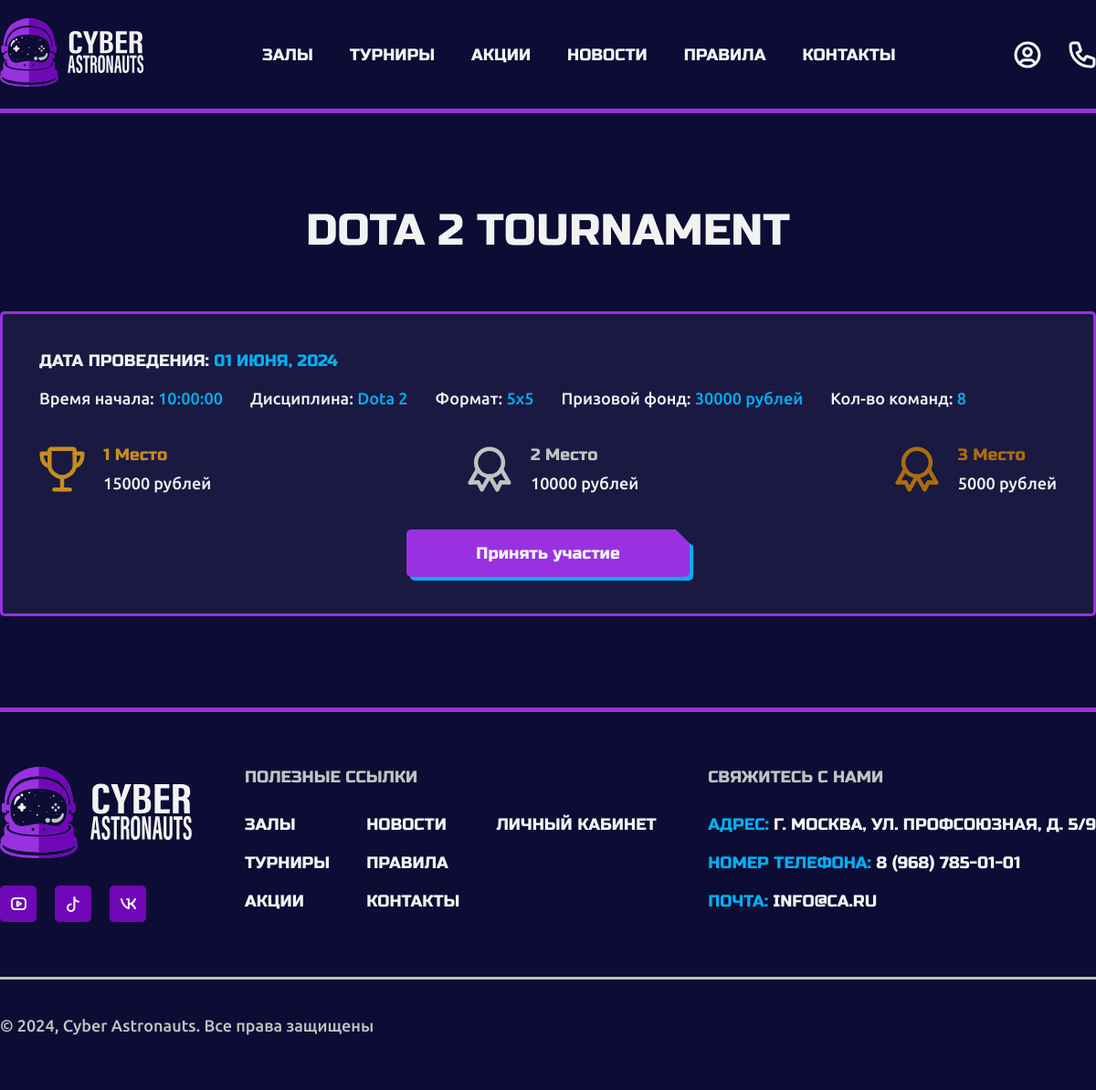
The app's page /tournament.php?id_tournament=1 with its own data.
### tables this page shows
CREATE TABLE `tournaments` (
  `id_tournament` int NOT NULL,
  `name` varchar(64) NOT NULL,
  `id_game` int NOT NULL,
  `format` varchar(16) NOT NULL,
  `date` date NOT NULL,
  `start_time` time NOT NULL,
  `prize_pool` int NOT NULL,
  `teams_amount` int NOT NULL
);

CREATE TABLE `games` (
  `id_game` int NOT NULL,
  `name` varchar(64) NOT NULL,
  `id_genre` int NOT NULL,
  `img` varchar(255) NOT NULL
);

### tournament.php (the view, shortened to what this page needs)
<!DOCTYPE html>
<html lang="ru">
<head>
    <link rel="stylesheet" type="text/css" href="assets/css/main.css">
</head>
<body>
    <?php
        include "php-connect/connect.php";
        include "php-handler/header.php";
    ?>
    <main>
        <section class="tournament">
            <div class="container tournament_block">
            <?php
                    $id_tournament = $_GET['id_tournament'];
                    $select_tournament = "SELECT tournaments.id_tournament, tournaments.name, tournaments.format, tournaments.date, tournaments.start_time, tournaments.prize_pool, tournaments.teams_amount, games.name as game_name FROM tournaments INNER JOIN games ON tournaments.id_game = games.id_game WHERE id_tournament = '$id_tournament';";
                    $tournament_result = mysqli_query($connect, $select_tournament) or die(mysqli_error($connect));
                    $tournament_rows = mysqli_fetch_array($tournament_result);
                    $arr = [
                        'января',
                        'февраля',
                        'марта',
                        'апреля',
                        'мая',
                        'июня',
                        'июля',
                        'августа',
                        'сентября',
                        'октября',
                        'ноября',
                        'декабря'
                      ];
                    $date = date("m", strtotime($tournament_rows['date']))-1;
                    $first = $tournament_rows['prize_pool']/2;
                    $second = $tournament_rows['prize_pool']/3;
                    $third = $tournament_rows['prize_pool']/6;
                    echo "<h2 class='tournament_block_title'>".$tournament_rows['name']."</h2>
                    <div class='tournament_block_content'>
                        <span class='tournament_block_content_date'>Дата проведения: <span class='tournament_block_content_date_blue'>".date("d ", strtotime($tournament_rows['date'])).$arr[$date].", ".date("Y ", strtotime($tournament_rows['date']))."</span></span>
                        <ul class='tournament_block_content_list'>
                            <li class='tournament_block_content_list_item'>Время начала: <span class='tournament_block_content_list_item_blue'>".$tournament_rows['start_time']."</span></li>
                            <li class='tournament_block_content_list_item'>Дисциплина: <span class='tournament_block_content_list_item_blue'>".$tournament_rows['game_name']."</span></li>
                            <li class='tournament_block_content_list_item'>Формат:  <span class='tournament_block_content_list_item_blue'>".$tournament_rows['format']."</span></li>
                            <li class='tournament_block_content_list_item'>Призовой фонд:  <span class='tournament_block_content_list_item_blue'>".$tournament_rows['prize_pool']." рублей</span></li>
                            <li class='tournament_block_content_list_item'>Кол-во команд:  <span class='tournament_block_content_list_item_blue'>".$tournament_rows['teams_amount']."</span></li>
                        </ul>
                        <ul class='tournament_block_content_prizes'>
                            <li class='tournament_block_content_prizes_item'>
                                <img src='assets/images/gold.svg' alt='' class='tournament_block_content_prizes_item_img'>
                                <div class='tournament_block_content_prizes_item_box'>
                                    <span class='tournament_block_content_prizes_item_box_gold'>1 Место</span>
                                    <span class='tournament_block_content_prizes_item_box_prize'>".$first." рублей</span>
                                </div>
                            </li>
                            <li class='tournament_block_content_prizes_item'>
                                <img src='assets/images/silver.svg' alt='' class='tournament_block_content_prizes_item_img'>
                                <div class='tournament_block_content_prizes_item_box'>
                                    <span class='tournament_block_content_prizes_item_box_silver'>2 Место</span>
                                    <span class='tournament_block_content_prizes_item_box_prize'>".$second." рублей</span>
                                </div>
                            </li>
                            <li class='tournament_block_content_prizes_item'>
                                <img src='assets/images/bronze.svg' alt='' class='tournament_block_content_prizes_item_img'>
                                <div class='tournament_block_content_prizes_item_box'>
                                    <span class='tournament_block_content_prizes_item_box_bronze'>3 Место</span>
                                    <span class='tournament_block_content_prizes_item_box_prize'>".$third." рублей</span>
                                </div>
                            </li>
                        </ul>
                        <button class='tournament_block_content_btn' onclick='openTournamentForm()'>Принять участие</button>
                    </div>";
                ?>
            </div>
        </section>
    </main>
    <?php
        include "php-handler/footer.php";
    ?>
</body>
</html>

### assets/css/main.css (style rules this page uses)
* { padding: 0; margin: 0; font-family: "Ubuntu"; color: #f2f2f2; font-size: 18px; font-weight: 500; }
body { background: #0D0C34; }
main { background: #0D0C34; }
.container { max-width: 1340px; margin: 0 auto; text-align: center; }
h2 { font-size: 48px; font-weight: 400; font-family: "RussoOne"; text-transform: uppercase; }
button, .button { display: inline-block; position: relative; border: none; color: #f2f2f2; cursor: pointer; text-decoration: none; padding: 15px; text-align: center; border-radius: 5px; font-family: "RussoOne"; font-weight: 400; filter: drop-shadow(4px 4px 0px #01B0F1); transition: 0.5s; background: #9931E0; -webkit-clip-path: polygon(-20% -20%, calc(100% - 15px) 0, 100% 15px, 120% 120%, -20% 120%); clip-path: polygon(-20% -20%, calc(100% - 15px) 0, 100% 15px, 120% 120%, -20% 120%); }
::placeholder { color: #C2C2C2; }
.tournament { padding: 100px 0; border-top: 5px solid #9931E0; }
.tournament_block { display: flex; flex-direction: column; }
.tournament_block_title { margin-bottom: 60px; }
.tournament_block_content { display: flex; flex-direction: column; align-items: flex-start; background: #1A1941; border-radius: 5px; border: 3px solid #9931E0; padding: 40px; }
.tournament_block_content_date { text-align: left; margin-bottom: 20px; font-family: "RussoOne"; font-weight: 400; text-transform: uppercase; }
.tournament_block_content_date_blue { color: #01B0F1; font-family: "RussoOne"; font-weight: 400; text-transform: uppercase; }
.tournament_block_content_list { display: flex; align-items: flex-start; list-style: none; gap: 30px; margin-bottom: 40px; }
.tournament_block_content_list_item_blue { color: #01B0F1; }
.tournament_block_content_prizes { display: flex; list-style: none; justify-content: space-between; margin-bottom: 40px; width: 100%; }
.tournament_block_content_prizes_item { display: flex; gap: 20px; align-items: center; }
.tournament_block_content_prizes_item_img { width: 50px; height: 50px; -o-object-fit: contain; object-fit: contain; }
.tournament_block_content_prizes_item_box { display: flex; flex-direction: column; gap: 10px; text-align: left; }
.tournament_block_content_prizes_item_box_gold { font-family: "RussoOne"; font-weight: 400; color: #C58D20; }
.tournament_block_content_prizes_item_box_silver { font-family: "RussoOne"; font-weight: 400; color: #C2C2C2; }
.tournament_block_content_prizes_item_box_bronze { font-family: "RussoOne"; font-weight: 400; color: #AB6D10; }
.tournament_block_content_btn { align-self: center; width: 310px; }

### records on screen
tournaments: name "DOTA 2 TOURNAMENT", date "01", date "ИЮНЯ", date "2024", start_time "10:00:00", id_game.name "Dota 2", format "5x5", prize_pool "30000", teams_amount "8", prize_pool "15000", prize_pool "10000", prize_pool "5000"
